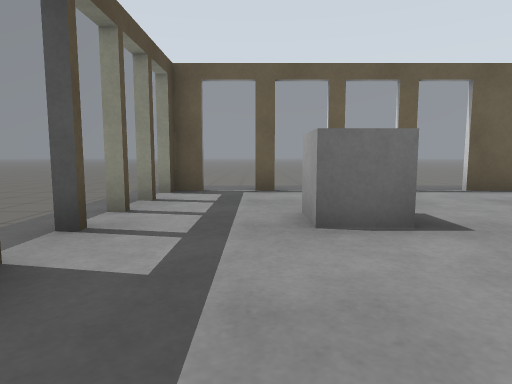
view 1 (above)

13 first-person views from a walk through a world built for the Gazebo simulator. The camera is 0.72 m above the floor, tilts 6° down and sees 75° across. The floor is counted in squares, 1 m on a side. Each view is taken from the middle of a square. On the plan, view 1 faces up. The plan holds only what a view shows up to about 10 squares ahead; the rest is blank. Surface patterns are stand-ins for the level's own textures.

view 2
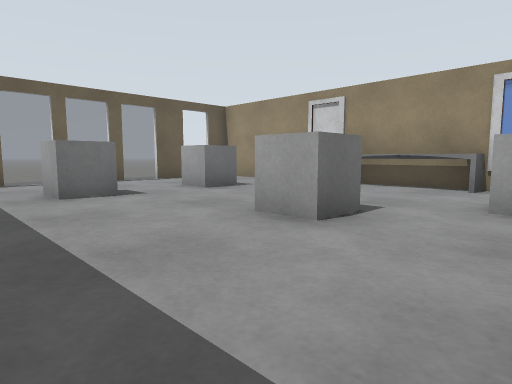

view 3
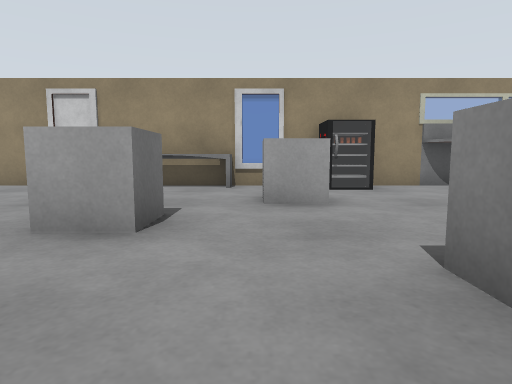

view 4
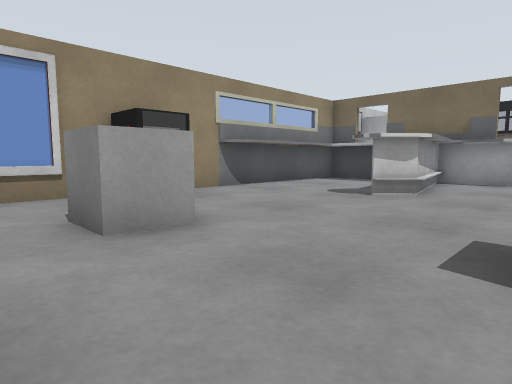

view 5
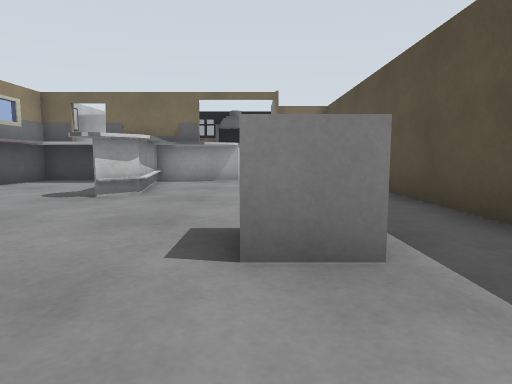

view 6
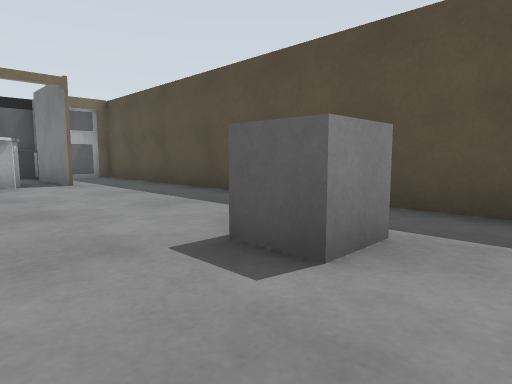

view 7
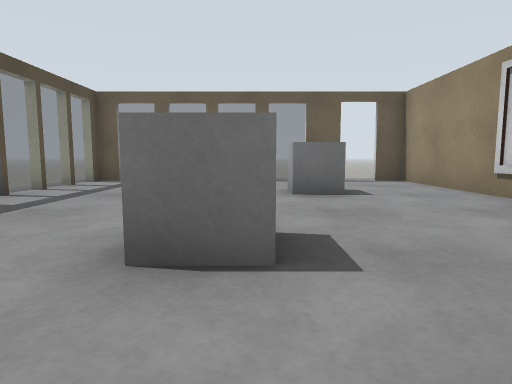

view 8
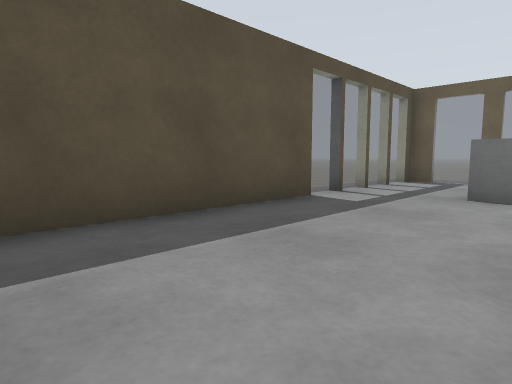

view 9
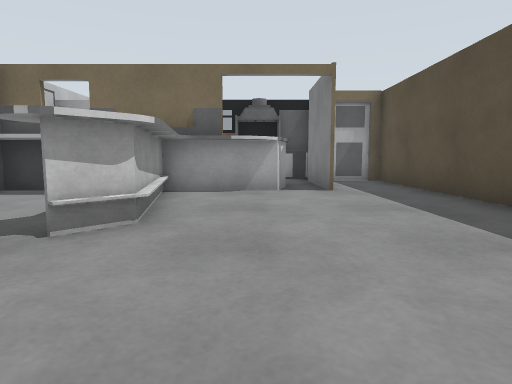

view 10
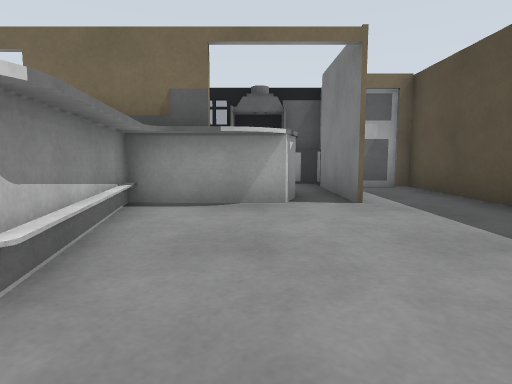

view 11
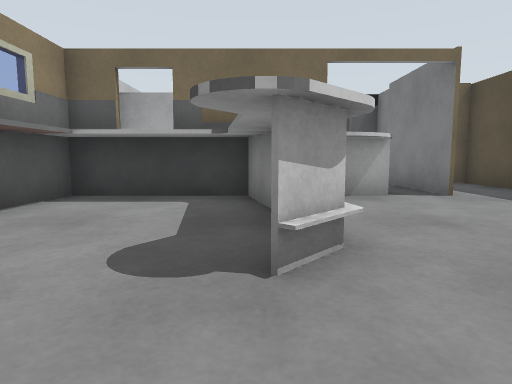

view 12
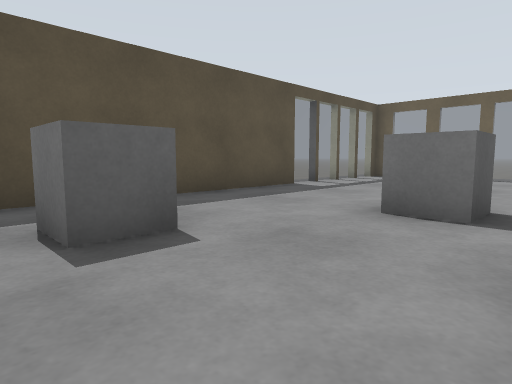

view 13
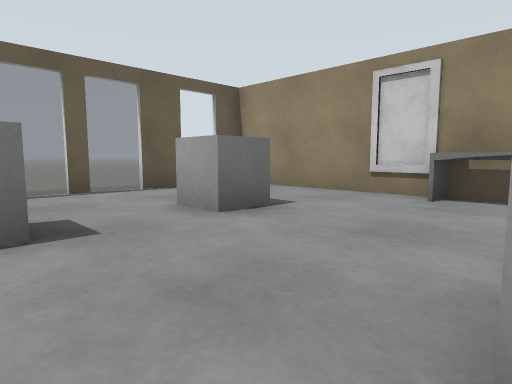

### Floor plan
Key: @ floor where view 1 was taken; # wall or solid block; . main floor; - floor 0.2 m lower than the main floor; = window, fence, low wall or low ledge; O other object.
Columns run from 4 left of view 1 to 8 right of it. Each row starts with its distance up from view 1.
  8    ... ...
  7 --#=#==#=#.#
  6 --=........##
  5 --=.........#
  4  -=..O..O...#
  3  -=.........#
  2   #........##
  1   #........#
  0   #.@.OO...#
 -1   #....O...#
 -2   #.....OO.=#
 -3   #..O..OO..#
 -4   #.OO....=##
 -5   #.........#
 -6   #.........#
 -7   #.....#..##
 -8   #....##..#
 -9   #....##..#
-10   #.....####
-11   #...######
-12   #.###   ##
-13   #.#     ##
-14   ###
-15     ####
-16     ####

Positions as (right, up) in squares from view 1, and headings:
1: (0, 0), facing up
2: (-1, -3), facing up-right
3: (-1, -2), facing right
4: (1, -1), facing down-right
5: (1, -1), facing down
6: (3, -2), facing down-left
7: (3, -3), facing up
8: (2, -3), facing up-left
9: (2, -4), facing down
10: (2, -6), facing down
11: (4, -5), facing down
12: (4, -5), facing up-left
13: (1, 0), facing up-right
